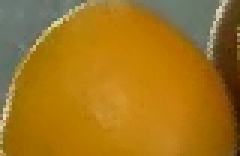
#> input picture fruit_ripeness/orange_ripeness/orange_full_test_debug/Orange0016.png/ripeness/input_original_colour.png, 80 x 52 px (shown 3 times larger)
$ python orange_ripeness_yolo.py orange_full_test_debug/Orange0016.png/ripeness/input_original_colour.png
#> lines starting #> are read from the running program, lines starting #| are printed output that depends on the picture; after the words box and inside, x2 and y2 are one past the last pixel; in counts of white or black regions, pixels touching at a corner belong together
# pip install opencv-python numpy

"""
ORANGE RIPENESS ANALYSIS - VALENCIA CCI + CITRUS COVERAGE METHOD

Reference 1 - Valencia orange CCI:
    CCI = (1000 * a*) / (L* * b*)

Published colour interpretation:
    CCI < -7          -> green
    -7 <= CCI < 0    -> light green / yellowish-green / pale yellow
    0 <= CCI <= 7    -> pale yellow to orange
    CCI > 7           -> increasingly intense orange

Project operational grouping:
    CCI >= 0 -> yellow/orange pixel
    CCI < 0  -> non-yellow/orange pixel

Important:
The Valencia paper reports CCI ranges from peel colour measurements.
Using CCI >= 0 as a per-image-pixel mask is this project's operational
adaptation.

Reference 2 - Citrus ripeness by yellow/orange coverage:
    Index 1: yellow/orange < 20%
    Index 2: 20% <= yellow/orange < 50%
    Index 3: 50% <= yellow/orange < 70%
    Index 4: 70% <= yellow/orange < 90%
    Index 5: yellow/orange >= 90%

Pipeline:
    YOLO mask
    -> original-colour pixels
    -> OpenCV CIELAB
    -> per-pixel CCI
    -> yellow/orange mask
    -> yellow/orange coverage
    -> Index 1-5
"""

from dataclasses import dataclass
from typing import Dict, Optional, Tuple

import cv2
import numpy as np


INDEX2_MIN = 20.0
INDEX3_MIN = 50.0
INDEX4_MIN = 70.0
INDEX5_MIN = 90.0

CCI_EPSILON = 1e-6


@dataclass
class OrangeRipenessResult:
    maturity_index: int
    maturity_label: str
    rule_basis: str

    total_fruit_pixels: int

    yellow_orange_pixels: int
    non_yellow_orange_pixels: int
    undefined_cci_pixels: int

    yellow_orange_pct: float
    non_yellow_orange_pct: float
    undefined_cci_pct: float

    mean_cci: Optional[float]
    median_cci: Optional[float]


def _normalise_binary_mask(
    mask: np.ndarray,
    target_shape: Tuple[int, int],
) -> np.ndarray:
    if mask.ndim == 3:
        mask = cv2.cvtColor(mask, cv2.COLOR_BGR2GRAY)

    if mask.shape[:2] != target_shape:
        mask = cv2.resize(
            mask,
            (target_shape[1], target_shape[0]),
            interpolation=cv2.INTER_NEAREST,
        )

    return (mask > 0).astype(np.uint8) * 255


def fruit_mask_from_black_background(
    masked_crop_bgr: np.ndarray,
) -> np.ndarray:
    """Fallback only. Final integration should pass teammate YOLO mask."""
    if masked_crop_bgr is None or masked_crop_bgr.size == 0:
        raise ValueError("Input orange crop is empty")

    non_black = np.any(masked_crop_bgr != 0, axis=2)
    return non_black.astype(np.uint8) * 255


def prepare_orange_for_colour_analysis(
    original_crop_bgr: np.ndarray,
    fruit_mask: Optional[np.ndarray] = None,
) -> Dict[str, np.ndarray]:
    """Use original-colour pixels for CIELAB / CCI analysis."""
    if original_crop_bgr is None or original_crop_bgr.size == 0:
        raise ValueError("Input orange crop is empty")

    h, w = original_crop_bgr.shape[:2]

    if fruit_mask is None:
        fruit_mask = fruit_mask_from_black_background(original_crop_bgr)
    else:
        fruit_mask = _normalise_binary_mask(
            fruit_mask,
            (h, w),
        )

    bgr = original_crop_bgr.copy()
    lab_opencv = cv2.cvtColor(bgr, cv2.COLOR_BGR2LAB)

    return {
        "bgr": bgr,
        "lab_opencv": lab_opencv,
        "fruit_mask": fruit_mask,
    }


def _opencv_lab_to_cielab(
    lab_opencv: np.ndarray,
) -> Tuple[np.ndarray, np.ndarray, np.ndarray]:
    """
    Convert OpenCV 8-bit LAB to standard CIELAB:
        L*: 0-100
        a*: -128 to 127
        b*: -128 to 127
    """
    lab = lab_opencv.astype(np.float32)

    lstar = lab[:, :, 0] * (100.0 / 255.0)
    astar = lab[:, :, 1] - 128.0
    bstar = lab[:, :, 2] - 128.0

    return lstar, astar, bstar


def calculate_cci_map(
    lab_opencv: np.ndarray,
    fruit_mask: np.ndarray,
):
    """
    Calculate per-pixel CCI:
        CCI = (1000 * a*) / (L* * b*)
    """
    lstar, astar, bstar = _opencv_lab_to_cielab(lab_opencv)

    roi_bool = fruit_mask > 0
    denominator = lstar * bstar

    valid_bool = (
        roi_bool
        & np.isfinite(denominator)
        & (np.abs(denominator) > CCI_EPSILON)
    )

    cci_map = np.full(
        lstar.shape,
        np.nan,
        dtype=np.float32,
    )

    with np.errstate(divide="ignore", invalid="ignore"):
        cci_map[valid_bool] = (
            1000.0
            * astar[valid_bool]
            / denominator[valid_bool]
        )

    yellow_orange_bool = valid_bool & (cci_map >= 0.0)
    non_yellow_orange_bool = valid_bool & (cci_map < 0.0)

    valid_cci_mask = valid_bool.astype(np.uint8) * 255
    yellow_orange_mask = yellow_orange_bool.astype(np.uint8) * 255
    non_yellow_orange_mask = non_yellow_orange_bool.astype(np.uint8) * 255

    return (
        cci_map,
        valid_cci_mask,
        yellow_orange_mask,
        non_yellow_orange_mask,
    )


def _make_cci_visualization(
    cci_map: np.ndarray,
    fruit_mask: np.ndarray,
) -> np.ndarray:
    """
    Grayscale debug visualization of CCI values only.
    Not used for classification.
    """
    vis = np.zeros(cci_map.shape, dtype=np.uint8)

    valid = (fruit_mask > 0) & np.isfinite(cci_map)

    if not np.any(valid):
        return vis

    values = cci_map[valid]

    low = float(np.percentile(values, 2))
    high = float(np.percentile(values, 98))

    if high <= low:
        high = low + 1.0

    clipped = np.clip(cci_map, low, high)
    scaled = (clipped - low) / (high - low) * 255.0

    vis[valid] = scaled[valid].astype(np.uint8)

    return vis


def measure_orange_features(
    original_crop_bgr: np.ndarray,
    fruit_mask: Optional[np.ndarray] = None,
):
    """Measure yellow/orange surface coverage inside the YOLO orange mask."""
    data = prepare_orange_for_colour_analysis(
        original_crop_bgr,
        fruit_mask=fruit_mask,
    )

    lab_opencv = data["lab_opencv"]
    roi_mask = data["fruit_mask"]

    total = int(cv2.countNonZero(roi_mask))

    if total == 0:
        raise ValueError("YOLO orange mask contains no fruit pixels")

    (
        cci_map,
        valid_cci_mask,
        yellow_orange_mask,
        non_yellow_orange_mask,
    ) = calculate_cci_map(
        lab_opencv,
        roi_mask,
    )

    yellow_orange_pixels = int(cv2.countNonZero(yellow_orange_mask))
    non_yellow_orange_pixels = int(
        cv2.countNonZero(non_yellow_orange_mask)
    )

    valid_pixels = int(cv2.countNonZero(valid_cci_mask))
    undefined_cci_pixels = total - valid_pixels

    yellow_orange_pct = 100.0 * yellow_orange_pixels / total
    non_yellow_orange_pct = 100.0 * non_yellow_orange_pixels / total
    undefined_cci_pct = 100.0 * undefined_cci_pixels / total

    valid_values = cci_map[
        (roi_mask > 0) & np.isfinite(cci_map)
    ]

    mean_cci = None
    median_cci = None

    if valid_values.size > 0:
        mean_cci = float(np.mean(valid_values))
        median_cci = float(np.median(valid_values))

    undefined_mask = cv2.bitwise_and(
        roi_mask,
        cv2.bitwise_not(valid_cci_mask),
    )

    cci_visualization = _make_cci_visualization(
        cci_map,
        roi_mask,
    )

    result = OrangeRipenessResult(
        maturity_index=0,
        maturity_label="Not classified",
        rule_basis="",
        total_fruit_pixels=total,
        yellow_orange_pixels=yellow_orange_pixels,
        non_yellow_orange_pixels=non_yellow_orange_pixels,
        undefined_cci_pixels=undefined_cci_pixels,
        yellow_orange_pct=yellow_orange_pct,
        non_yellow_orange_pct=non_yellow_orange_pct,
        undefined_cci_pct=undefined_cci_pct,
        mean_cci=mean_cci,
        median_cci=median_cci,
    )

    diagnostics = {
        "bgr": data["bgr"],
        "fruit_mask": roi_mask,
        "yellow_orange_mask": yellow_orange_mask,
        "non_yellow_orange_mask": non_yellow_orange_mask,
        "undefined_cci_mask": undefined_mask,
        "cci_visualization": cci_visualization,
        "lab_l_channel": lab_opencv[:, :, 0],
        "lab_a_channel": lab_opencv[:, :, 1],
        "lab_b_channel": lab_opencv[:, :, 2],
    }

    return result, diagnostics


def classify_orange(
    measurement: OrangeRipenessResult,
) -> OrangeRipenessResult:
    """Apply yellow/orange coverage Index 1-5 rules."""
    coverage = measurement.yellow_orange_pct

    if coverage < INDEX2_MIN:
        measurement.maturity_index = 1
        measurement.maturity_label = "Index 1 - Green Fruit"
        measurement.rule_basis = (
            f"Yellow/orange coverage={coverage:.2f}% (<20%)."
        )

    elif coverage < INDEX3_MIN:
        measurement.maturity_index = 2
        measurement.maturity_label = "Index 2 - Color Transition"
        measurement.rule_basis = (
            f"Yellow/orange coverage={coverage:.2f}% "
            "(>=20% and <50%)."
        )

    elif coverage < INDEX4_MIN:
        measurement.maturity_index = 3
        measurement.maturity_label = "Index 3 - Early Ripe"
        measurement.rule_basis = (
            f"Yellow/orange coverage={coverage:.2f}% "
            "(>=50% and <70%)."
        )

    elif coverage < INDEX5_MIN:
        measurement.maturity_index = 4
        measurement.maturity_label = "Index 4 - Moderately Ripe"
        measurement.rule_basis = (
            f"Yellow/orange coverage={coverage:.2f}% "
            "(>=70% and <90%)."
        )

    else:
        measurement.maturity_index = 5
        measurement.maturity_label = "Index 5 - Fully Ripe"
        measurement.rule_basis = (
            f"Yellow/orange coverage={coverage:.2f}% (>=90%)."
        )

    return measurement


def assess_orange_ripeness(
    original_crop_bgr: np.ndarray,
    fruit_mask: Optional[np.ndarray] = None,
):
    """YOLO mask -> CIELAB -> CCI -> coverage -> Index 1-5."""
    result, diagnostics = measure_orange_features(
        original_crop_bgr,
        fruit_mask=fruit_mask,
    )

    result = classify_orange(result)

    return result, diagnostics


def save_diagnostics(
    out_dir: str,
    diagnostics: Dict[str, np.ndarray],
) -> None:
    """Save orange ripeness debug images."""
    import os

    os.makedirs(out_dir, exist_ok=True)

    for name in (
        "fruit_mask",
        "yellow_orange_mask",
        "non_yellow_orange_mask",
        "undefined_cci_mask",
        "cci_visualization",
        "lab_l_channel",
        "lab_a_channel",
        "lab_b_channel",
    ):
        if name in diagnostics:
            cv2.imwrite(
                os.path.join(out_dir, f"{name}.png"),
                diagnostics[name],
            )

    if "bgr" in diagnostics:
        cv2.imwrite(
            os.path.join(
                out_dir,
                "input_original_colour.png",
            ),
            diagnostics["bgr"],
        )


if __name__ == "__main__":
    import argparse
    import os
    from pathlib import Path

    SCRIPT_DIR = Path(__file__).resolve().parent
    DEFAULT_DEBUG_DIR = SCRIPT_DIR / "orange_full_test_debug"

    parser = argparse.ArgumentParser()

    parser.add_argument(
        "image",
        help="Original-colour orange crop/image",
    )

    parser.add_argument(
        "--mask",
        help="Optional YOLO binary orange mask",
    )

    parser.add_argument(
        "--out",
        default=str(DEFAULT_DEBUG_DIR),
        help="Default: fruit_ripeness/orange_ripeness/orange_full_test_debug/",
    )

    args = parser.parse_args()

    img = cv2.imread(args.image)
#> img is the input picture: shape (52, 80, 3); mean B, G, R 28, 116.4, 162.8

    if img is None:
        raise SystemExit(
            f"Cannot read image: {args.image}"
        )

    mask = None

    if args.mask:
        mask = cv2.imread(
            args.mask,
            cv2.IMREAD_GRAYSCALE,
        )

        if mask is None:
            raise SystemExit(
                f"Cannot read mask: {args.mask}"
            )

    result, diagnostics = assess_orange_ripeness(
        img,
        fruit_mask=mask,
    )
#> in fruit_mask_from_black_background, `non_black = np.any(masked_crop_bgr != 0, axis=2)`: non_black: shape (52, 80) bool; every value is 1
#> in fruit_mask_from_black_background, `return non_black.astype(np.uint8) * 255`: returned value: shape (52, 80); every value is 255
#> in prepare_orange_for_colour_analysis, `lab_opencv = cv2.cvtColor(bgr, cv2.COLOR_BGR2LAB)`: lab_opencv: shape (52, 80, 3); mean of channels 0, 1, 2 134, 139.8, 176.1
#> in measure_orange_features, `data = prepare_orange_for_colour_analysis( original_crop_bgr, fruit_ma..`: data = 3 items
#> in measure_orange_features, `total = int(cv2.countNonZero(roi_mask))`: total = 4160
#> in _opencv_lab_to_cielab, `lab = lab_opencv.astype(np.float32)`: lab: shape (52, 80, 3) float32; mean of channels 0, 1, 2 134, 139.8, 176.1
#> in _opencv_lab_to_cielab, `astar = lab[:, :, 1] - 128.0`:
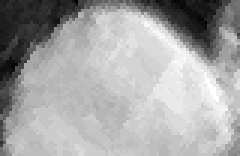
#> astar: shape (52, 80) float32 (shown 3 times larger); min -11, max 24, mean 11.8; drawn with min black and max white
#> in _opencv_lab_to_cielab, `bstar = lab[:, :, 2] - 128.0`:
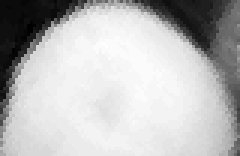
#> bstar: shape (52, 80) float32 (shown 3 times larger); min -1, max 66, mean 48.1; drawn with min black and max white
#> in calculate_cci_map, `denominator = lstar * bstar`:
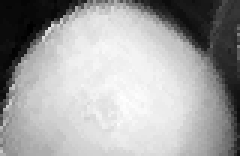
#> denominator: shape (52, 80) float32 (shown 3 times larger); min -46.67, max 4060.4, mean 2621.4; drawn with min black and max white
#> in calculate_cci_map, `valid_bool = ( roi_bool & np.isfinite(denominator) & (np.abs(denominat..`:
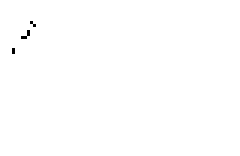
#> valid_bool: shape (52, 80) bool (shown 3 times larger); 99.8% white; black in thin lines or dots, all inside (x1, y1, x2, y2) = (4, 7, 12, 18)
#> in calculate_cci_map, `cci_map[valid_bool] = ( 1000.0 * astar[valid_bool] / denominator[valid..`:
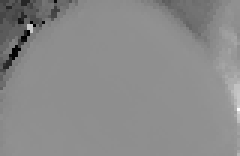
#> cci_map: shape (52, 80) float32 (shown 3 times larger); 0.19% of the values are NaN or infinite; the others: min -140.4, max 117.7, mean 0.0916; drawn with min black, max white, NaN and infinite black
#> in calculate_cci_map, `yellow_orange_bool = valid_bool & (cci_map >= 0.0)`:
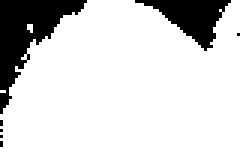
#> yellow_orange_bool: shape (52, 80) bool (shown 3 times larger); 83.7% white; 7 black regions (5 under 20 px), largest, box (x1, y1, x2, y2) and area: (0, 0, 29, 38) 427, (45, 0, 77, 17) 243
#> in calculate_cci_map, `non_yellow_orange_bool = valid_bool & (cci_map < 0.0)`: non_yellow_orange_bool: shape (52, 80) bool; 16.1% white; 7 white regions (5 under 20 px), largest, box (x1, y1, x2, y2) and area: (0, 0, 29, 38) 419, (45, 0, 77, 17) 243
#> in measure_orange_features, `yellow_orange_pixels = int(cv2.countNonZero(yellow_orange_mask))`: yellow_orange_pixels = 3483
#> in measure_orange_features, `non_yellow_orange_pixels = int( cv2.countNonZero(non_yellow_orange_mas..`: non_yellow_orange_pixels = 669
#> in measure_orange_features, `valid_pixels = int(cv2.countNonZero(valid_cci_mask))`: valid_pixels = 4152
#> in measure_orange_features, `undefined_cci_pixels = total - valid_pixels`: undefined_cci_pixels = 8
#> in measure_orange_features, `yellow_orange_pct = 100.0 * yellow_orange_pixels / total`: yellow_orange_pct = 83.73
#> in measure_orange_features, `non_yellow_orange_pct = 100.0 * non_yellow_orange_pixels / total`: non_yellow_orange_pct = 16.08
#> in measure_orange_features, `undefined_cci_pct = 100.0 * undefined_cci_pixels / total`: undefined_cci_pct = 0.192
#> in measure_orange_features, `valid_values = cci_map[ (roi_mask > 0) & np.isfinite(cci_map) ]`: valid_values = 4152 values, max 117.7 at index 2951, min -140.4 at index 1279, mean 0.0916
#> in measure_orange_features, `mean_cci = float(np.mean(valid_values))`: mean_cci = 0.0916
#> in measure_orange_features, `median_cci = float(np.median(valid_values))`: median_cci = 4.44
#> in _make_cci_visualization, `values = cci_map[valid]`: values has the same summary as valid_values in measure_orange_features
#> in _make_cci_visualization, `low = float(np.percentile(values, 2))`: low = -60.71
#> in _make_cci_visualization, `high = float(np.percentile(values, 98))`: high = 20.9
#> in _make_cci_visualization, `clipped = np.clip(cci_map, low, high)`:
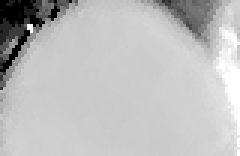
#> clipped: shape (52, 80) float32 (shown 3 times larger); 0.19% of the values are NaN or infinite; the others: min -60.71, max 20.9, mean 0.289; drawn with min black, max white, NaN and infinite black
#> in assess_orange_ripeness, `result, diagnostics = measure_orange_features( original_crop_bgr, frui..`: diagnostics = 9 items
#> diagnostics = 9 items

    print("\nORANGE RIPENESS RESULT")
    print("-----------------------")
    print(f"Fruit pixels               : {result.total_fruit_pixels}")
#| Fruit pixels               : 4160
    print(
        f"Yellow/orange pixels       : "
        f"{result.yellow_orange_pixels} (CCI >= 0)"
    )
#| Yellow/orange pixels       : 3483 (CCI >= 0)
    print(
        f"Non-yellow/orange pixels   : "
        f"{result.non_yellow_orange_pixels} (CCI < 0)"
    )
#| Non-yellow/orange pixels   : 669 (CCI < 0)
    print(
        f"Undefined CCI pixels       : "
        f"{result.undefined_cci_pixels}"
    )
#| Undefined CCI pixels       : 8
    print(
        f"Yellow/orange coverage     : "
        f"{result.yellow_orange_pct:.2f}%"
    )
#| Yellow/orange coverage     : 83.73%
    print(
        f"Non-yellow/orange coverage : "
        f"{result.non_yellow_orange_pct:.2f}%"
    )
#| Non-yellow/orange coverage : 16.08%
    print(
        f"Undefined CCI coverage     : "
        f"{result.undefined_cci_pct:.2f}%"
    )
#| Undefined CCI coverage     : 0.19%

    if result.mean_cci is not None:
        print(f"Mean CCI                   : {result.mean_cci:.2f}")
#| Mean CCI                   : 0.09
        print(f"Median CCI                 : {result.median_cci:.2f}")
#| Median CCI                 : 4.44
    else:
        print("Mean CCI                   : N/A")
        print("Median CCI                 : N/A")

    print(f"Prediction                 : {result.maturity_label}")
#| Prediction                 : Index 4 - Moderately Ripe
    print(f"Rule basis                 : {result.rule_basis}")
#| Rule basis                 : Yellow/orange coverage=83.73% (>=70% and <90%).

    save_diagnostics(
        args.out,
        diagnostics,
    )

    print(
        "\nDiagnostic masks saved to:",
        os.path.abspath(args.out),
    )
#| Diagnostic masks saved to: fruit_ripeness/orange_ripeness/orange_full_test_debug
